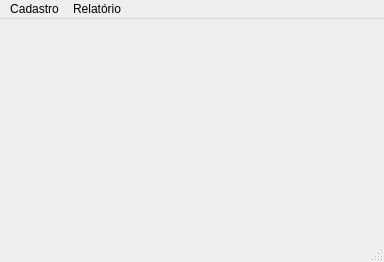
<?xml version="1.0" encoding="UTF-8"?>
<ui version="4.0">
 <class>Menu</class>
 <widget class="QMainWindow" name="Menu">
  <property name="geometry">
   <rect>
    <x>0</x>
    <y>0</y>
    <width>384</width>
    <height>262</height>
   </rect>
  </property>
  <property name="windowTitle">
   <string>MainWindow</string>
  </property>
  <widget class="QWidget" name="centralwidget"/>
  <widget class="QMenuBar" name="menubar">
   <property name="geometry">
    <rect>
     <x>0</x>
     <y>0</y>
     <width>384</width>
     <height>21</height>
    </rect>
   </property>
   <widget class="QMenu" name="menuCadastro">
    <property name="title">
     <string>Cadastro</string>
    </property>
    <addaction name="actionProduto"/>
    <addaction name="actionUsuario"/>
    <addaction name="separator"/>
    <addaction name="actionSair"/>
   </widget>
   <widget class="QMenu" name="menuRelatario">
    <property name="title">
     <string>Relatório</string>
    </property>
    <addaction name="actionUsuario_2"/>
    <addaction name="actionProduto_2"/>
   </widget>
   <addaction name="menuCadastro"/>
   <addaction name="menuRelatario"/>
  </widget>
  <widget class="QStatusBar" name="statusbar"/>
  <action name="actionUsuario">
   <property name="text">
    <string>Usuário</string>
   </property>
  </action>
  <action name="actionProduto">
   <property name="icon">
    <iconset>
     <normaloff>product.png</normaloff>product.png</iconset>
   </property>
   <property name="text">
    <string>Produto</string>
   </property>
   <property name="shortcut">
    <string>Alt+P</string>
   </property>
  </action>
  <action name="actionSair">
   <property name="text">
    <string>Sair</string>
   </property>
  </action>
  <action name="actionUsuario_2">
   <property name="text">
    <string>Usuário</string>
   </property>
  </action>
  <action name="actionProduto_2">
   <property name="text">
    <string>Produto</string>
   </property>
  </action>
 </widget>
 <resources/>
 <connections/>
</ui>
